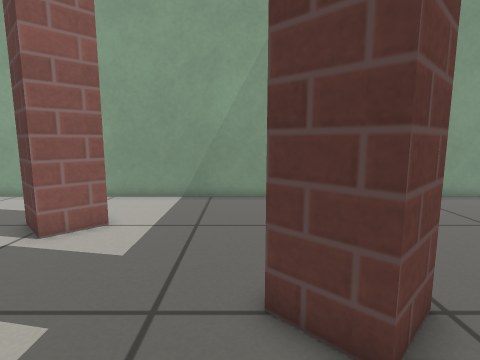
view 1 (above)

16 first-person views from a walk through a robot-simulator world made for Gazebo. The camera is 0.58 m above the floor, tilts 8° down and sees 80° across. The floor is counted in squares, 0.2 m on a side. Each view is taken from the middle of a square. On the plan, view 1 faces up. The plan holds only what a view shows up to about 20 squares ahead; the rest is blank. Simple patterns stand in for the simulator's built-in surfaces.

view 2
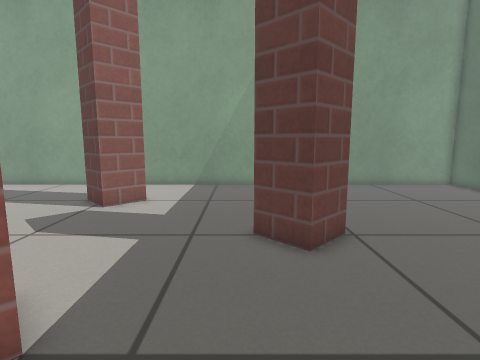

view 3
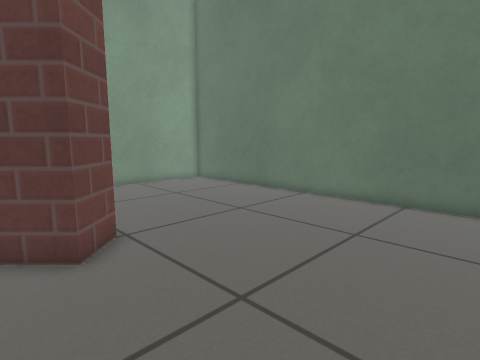

view 4
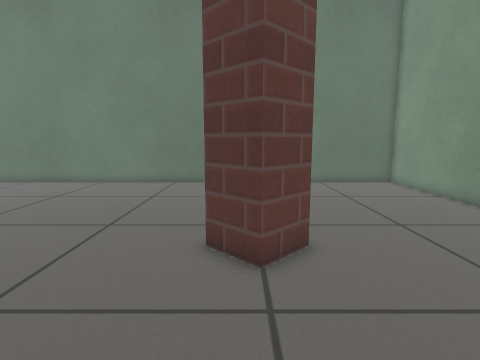

view 5
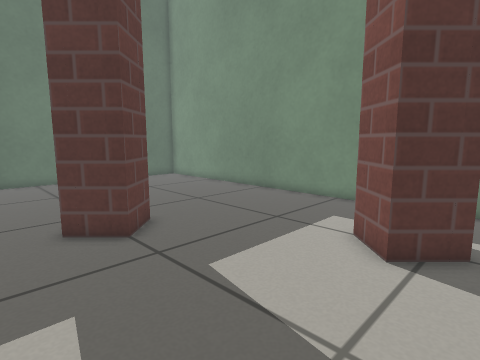

view 6
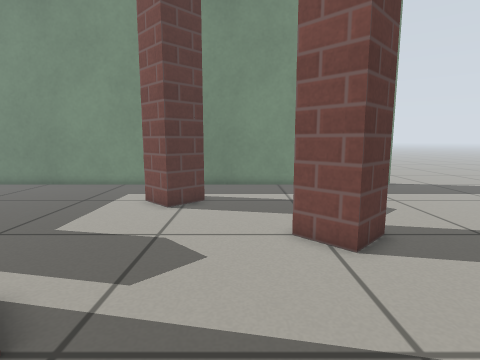

view 7
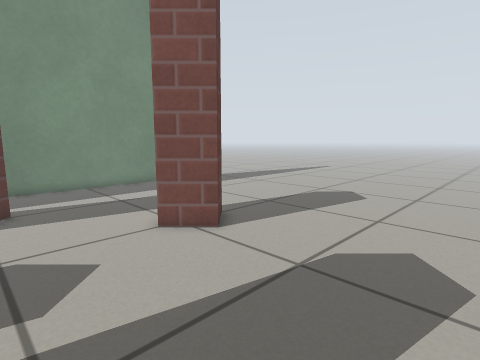

view 8
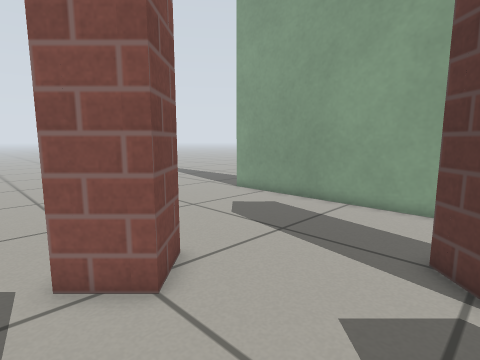

view 9
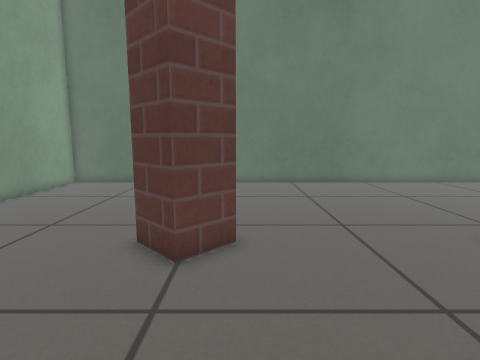

view 10
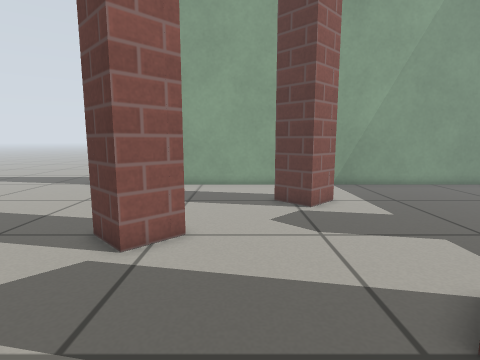

view 11
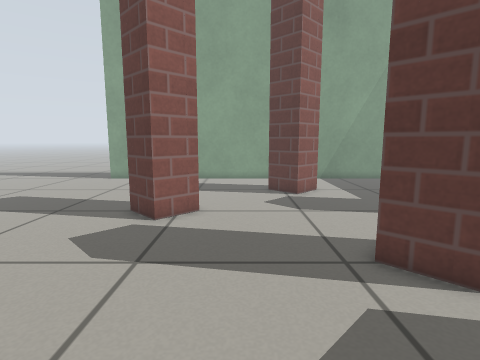

view 12
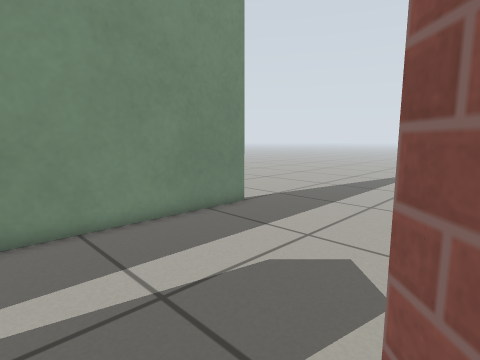

view 13
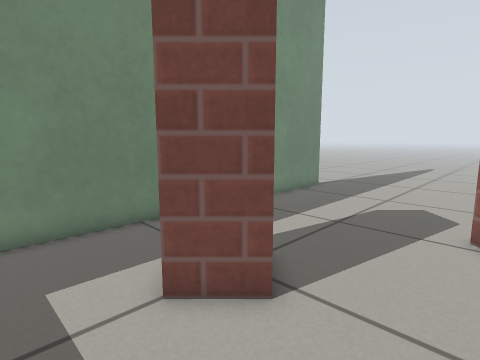

view 14
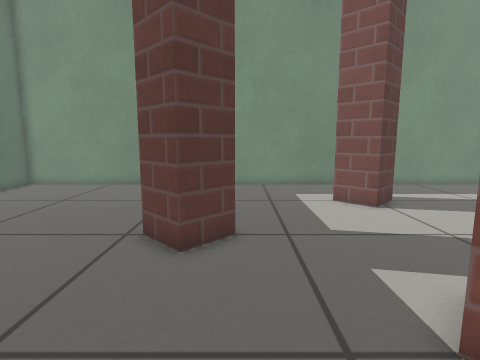

view 15
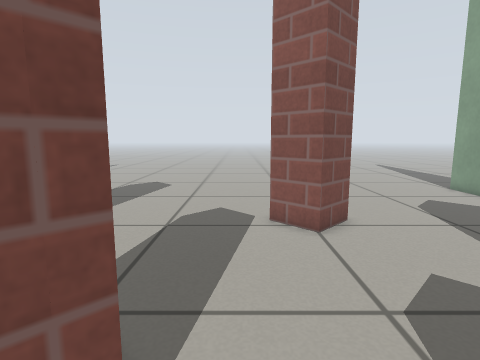

view 16
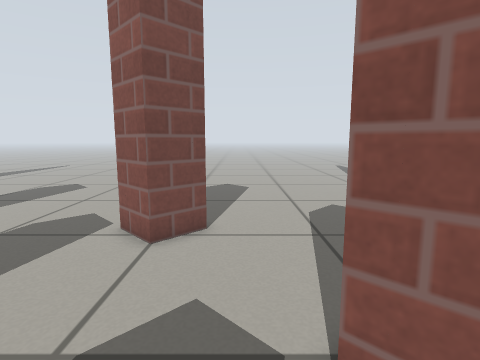

### Floor plan
Points are (right, up) in squares from view 1. A wall is a line through its corners. A room is listed if a view was taken in it or the views show most of it. See-through windows are left out.
Room 1 (views 1, 2, 3, 4, 5, 6, 7, 8, 9, 10, 11, 12, 13, 14, 15, 16)
walls: (-4.4, -1.9) (-5.8, -0.5); (-4.4, 1) (-2.9, -0.5); (1.6, -7) (0.1, -5.5) (1.6, -4.1) (3, -5.5); (3.3, 4.6) (1.8, 3.1) (0.4, 4.5) (1.9, 6); (-11.2, -6.1) (-12.1, -6.9); (-7.3, -10.5) (-5.9, -9.1) (-4.4, -10.5); (-4.4, 9.6) (-5.9, 8.1) (-7.4, 9.6); (-13.5, -5.5) (-12, -4.1) (-10.5, -5.5); (-12.1, 6) (-10.7, 4.5) (-12.1, 3.1) (-13.5, 4.5); (-18.9, -15.5) (13.7, -15.5) (13.7, 14.5) (-18.9, 14.5)
ways out: opening at (-19.5, -16); opening at (-19.5, 15)

Where each view was taken, in squares from view 1:
view 1: 0 up, 0 right, facing up
view 2: 4 down, 0 right, facing up
view 3: 4 down, 0 right, facing up-right
view 4: 5 down, 6 left, facing right
view 5: 2 down, 8 left, facing down-right
view 6: 3 up, 9 left, facing down
view 7: 3 up, 6 left, facing down-left
view 8: 2 up, 6 left, facing up-left
view 9: 3 up, 6 left, facing right
view 10: 4 down, 9 left, facing up
view 11: 7 down, 9 left, facing up
view 12: 6 down, 9 left, facing down-left
view 13: 6 down, 2 left, facing down-left
view 14: 3 up, 0 right, facing down
view 15: 2 up, 2 left, facing left
view 16: 7 up, 3 left, facing left
